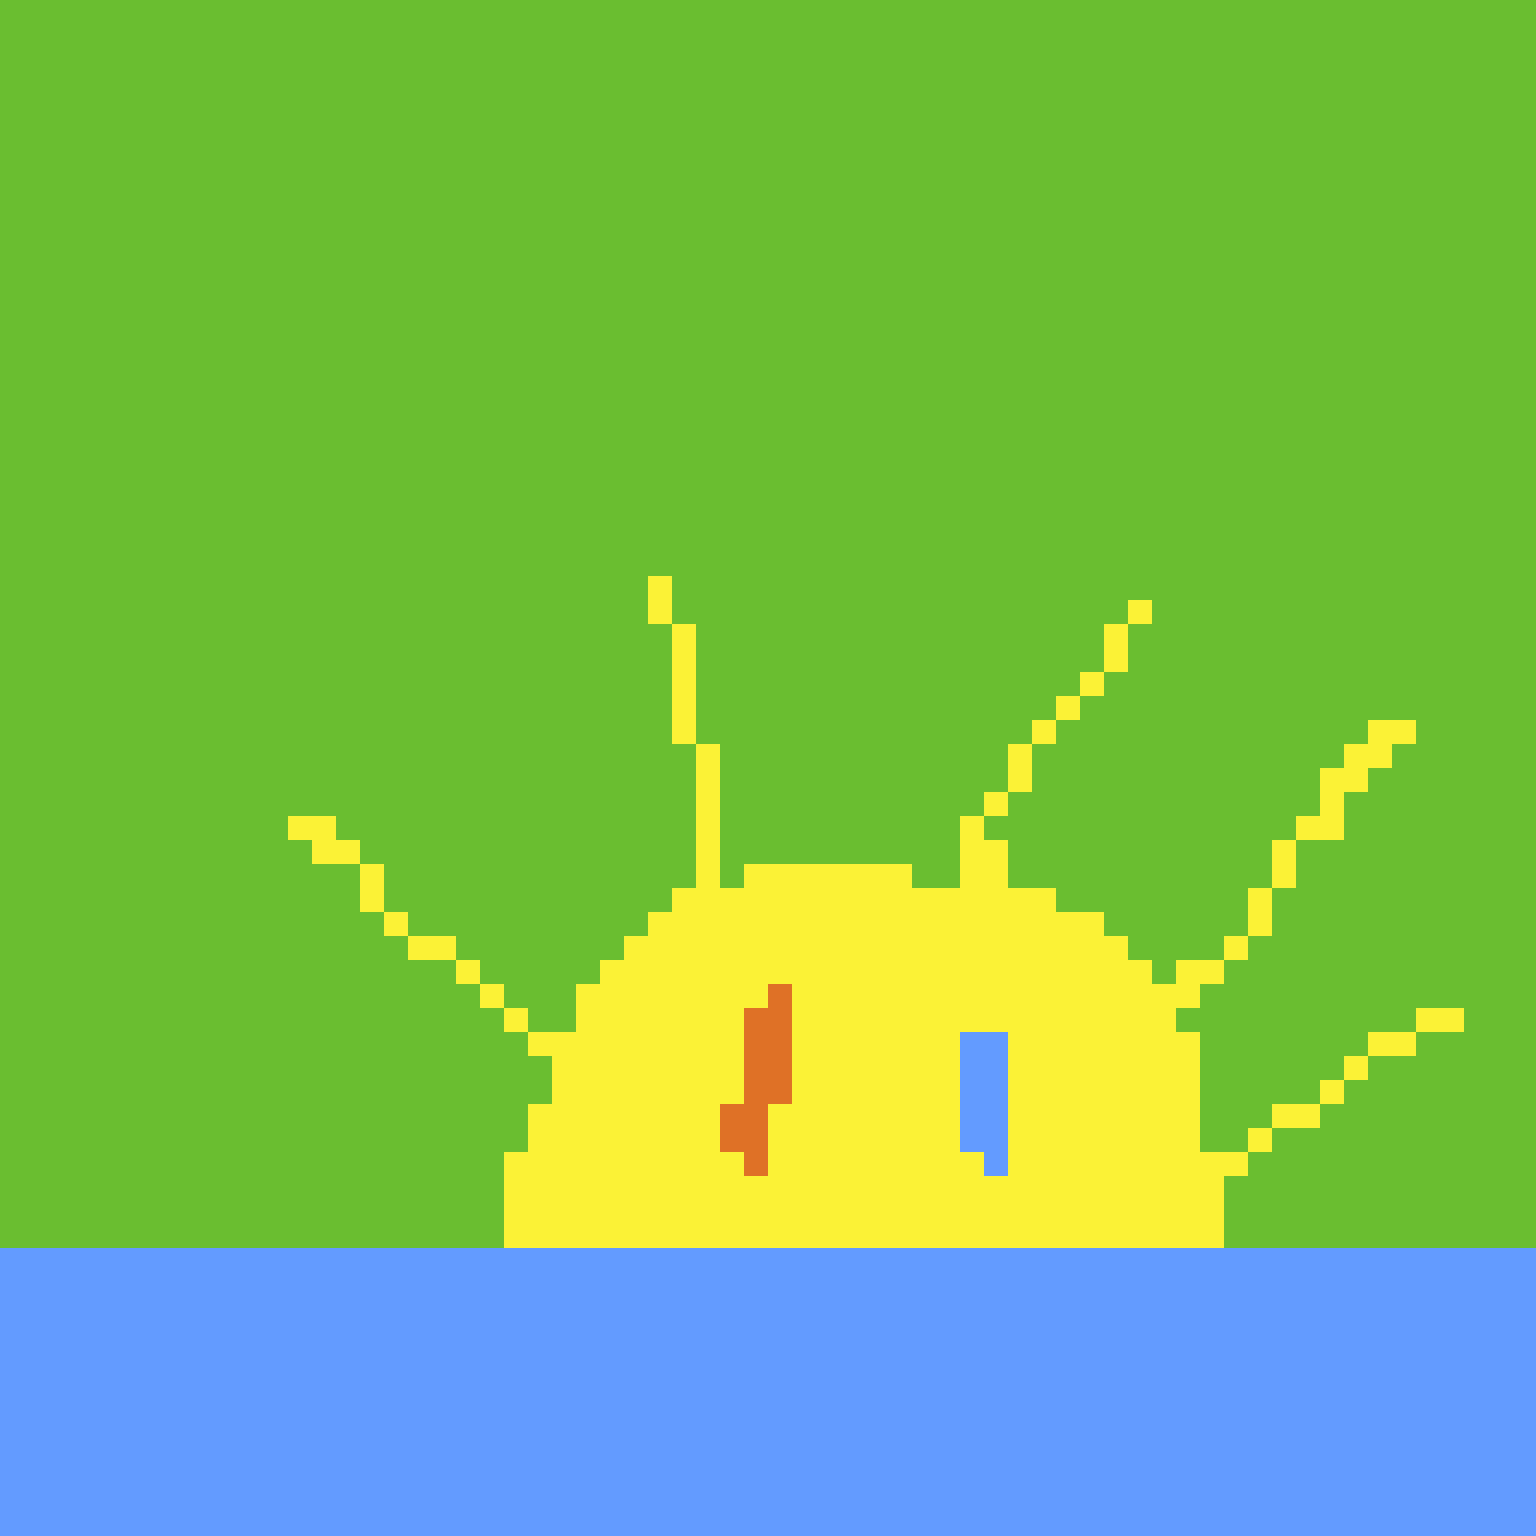

A level layout from a 2D game, rendered from its tile map. Below: a short description, then the map file with tile-grid data replaced by summaries:
An orthogonal 64x64 tile map with 24x24 px tiles, 1 tile layer (Tile Layer 1).

<map version="1.0" orientation="orthogonal" renderorder="right-down" width="64" height="64" tilewidth="24" tileheight="24" nextobjectid="1">
 <tileset firstgid="1" name="db32_border3" tilewidth="24" tileheight="24" spacing="3" margin="3" tilecount="36" columns="36">
  <image source="db32_border3.png" width="975" height="30" />
 </tileset>
 <layer name="Tile Layer 1" width="64" height="64">
  <data>[4096 cells, 4096 non-empty, 4 distinct tile ids]</data>
 </layer>
</map>
